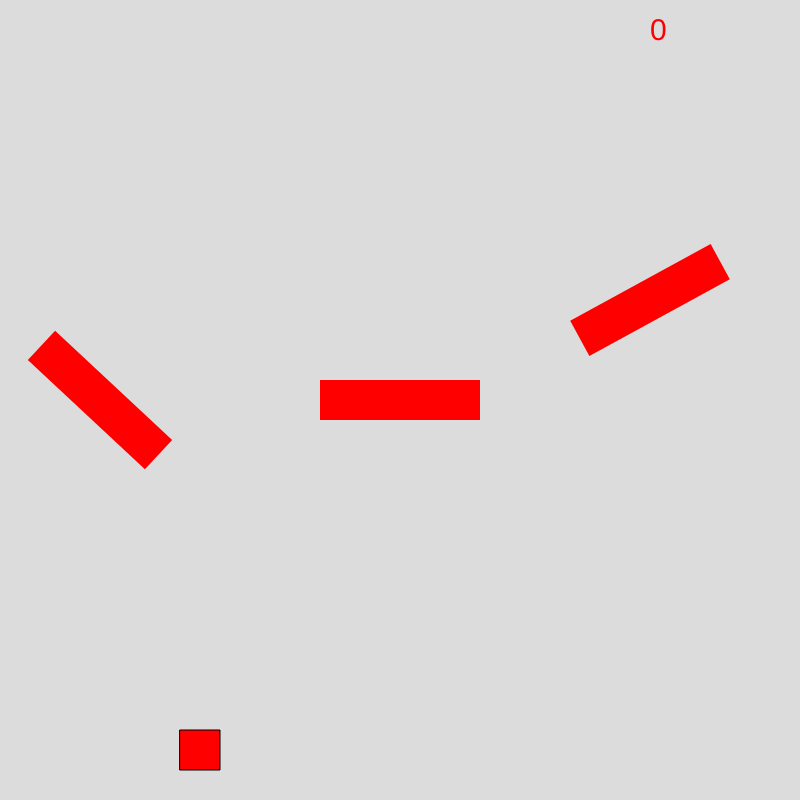
Frame 1 (no input)
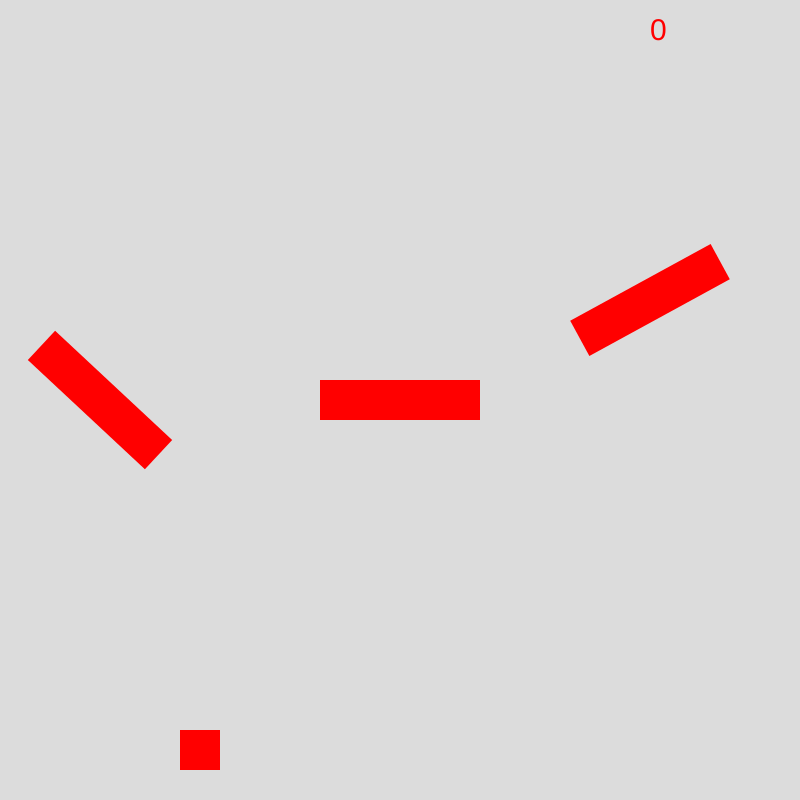
Frame 60 (no input)
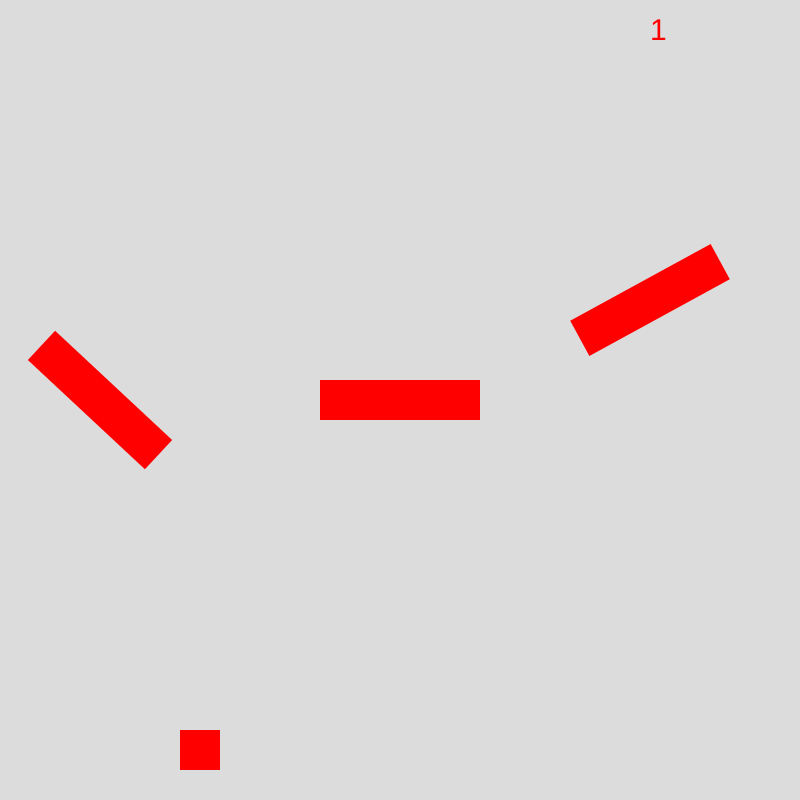
Frame 120 (the mouse pressed at the canvas centre since frame 60)

The p5.js sketch that drew these frames (run headless with seeded random() and noise() and a simulated clock; from frame 60 on, the mouse is pressed at the canvas centre):

// p5.js sketch
// ── sketch.js
let balls = [];
let bumpers = [];
// let bumper;
let hitcount = 0;
let timer = 0;
let me;
let died = false;
let level = 1;

function setup() {
  createCanvas(800, 800);
  rectMode(CENTER);

  //make one avatar called me
  // me = new Bucket(width/50, 34, 20 ,0);
  //draw the variable bumpers

if (level == 1){
  let bumper1 = new Bumper(100,400,0,.75);

  bumpers.push(bumper1);
  console.log(bumper1);

  let bumper2 = new Bumper(650,300,0,-.5);
  bumpers.push(bumper2);

  let bumper3 = new Bumper(400,400,0,0);
  bumpers.push(bumper3);

}
  if (level == 2){


  }


}

function draw(){
	background(220);
  if (level == 1){
      bucket(200,750);
  }

  if (level ==2){
    bucket(500,750);
  }

  print(hitcount);

  // me.drawMe();
  // me.die();
  Gametimer();

   for (let i=0; i<bumpers.length; i++){
     bumpers[i].drawbumper();
   }

//	draw all the balls in that array
	for (let i = 0; i < balls.length; i++) {
	      balls[i].drawBall();
        balls[i].moveBall();
        balls[i].bounceBall();
        balls[i].score();

	  }


    if (hitcount == 1 && level==1) {
         print("Level Completed");
         died = true
         textSize(32);
         fill("red")
         noStroke();
         text('Level 1 Completed',10,47);
         text('Press Space key for next level',10,75);
       }
  }


function keyPressed(){ //every time you push a key, make a new ball from the ball class and add it to the balls array
  if(keyCode=== 32 && hitcount ==1){
    level=2;


  }



  if (keyCode === ENTER) {
    let  b = new Ball(400, 20,2,false, false);
    balls.push(b);
  //  console.log(balls);
   }

    if (keyCode === DOWN_ARROW){
       for (let i = 0; i < balls.length; i++) {

     balls[i].falling = true;

      }
   }
}

function Gametimer() {

  noStroke();
  fill("red");
  textAlign(0, 10);
  textSize(30);
  text(timer, 650, 40);


  if (died == false){
    if (frameCount % 60 == 0 && timer >= 0) { // if the frameCount is divisible by 60, then a second has passed. it will stop at 0
      timer ++;
    }
  }
}

class Bumper {
	constructor(x,y, hitcount,angle){
		    this.x = x;
    		this.y = y;
        this.hitcount = hitcount;
        this.angle = angle
	}

  drawbumper(){
    push();
    translate(this.x, this.y)
    rotate(this.angle);
    fill("red")
    rect(0,0,160,40)
    pop();

  }

}


//ball class from which to create new balls with similar properties.
class Ball {

	constructor(x,y,speed,falling,scored){ //every ball needs an x value and a y value
		    this.x = x;
    		this.y = y;
       this.speed = speed;
       this.falling = falling;
       this.scored = scored;
	}

	drawBall(){  // draw a ball on the screen at x,y
    		stroke(0);
    		fill("red");
		    ellipse(this.x,this.y,15,15);

	}

	moveBall(){ //update the location of the ball, so it moves across the screen

    if (keyIsDown(RIGHT_ARROW)&& this.falling==false) { //if you hold the up arrow, move up by speed
       this.x = this.x+10;
    }

    if (keyIsDown(LEFT_ARROW)&& this.falling==false) { // if you hold the down arrow, move down by speed
        this.x = this.x-10;
    }
    if(this.falling==true){
      this.y = this.y+this.speed;
    }
	}

  score(){
    if(level == 1){
      if(this.x>=180 && this.x<=220 && this.y > 750 && this.scored == false){
        hitcount = hitcount +1;
        this.scored = true;
      //  level = 2;
    }
    if (level ==2 ){


    }



    }


  }

  //if the ball hits the person, change the speed value to negative (send it in the opposite direction)
    bounceBall(){
      for( let i = 0; i<bumpers.length;i++){
        if (this.x >= bumpers[i].x-80  && this.x <= bumpers[i].x+80 && this.y > bumpers[i].y-40 && this.y < bumpers[i].y+40){
            this.speed = -this.speed;
        }
      }

    }

}

function bucket(x,y){

  fill("red")
  rect(x,y,40,40)

}
